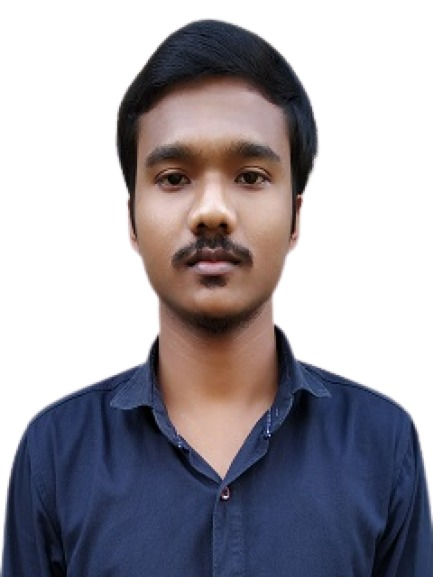
#> input picture PrewittEdgeDetection/P01.jpg, 433 x 577 px
$ python prewitt.py
#> lines starting #> are read from the running program, lines starting #| are printed output that depends on the picture
# python program for prewitt edge detection using opencv and numpy
import cv2
import numpy as np

# Read the original image
img = cv2.imread('P01.jpg')
#> img is the input picture: shape (577, 433, 3); mean B, G, R 165, 157.7, 161.1
# Display original image
cv2.imshow('Original', img)
cv2.waitKey(0)

# Convert to graycsale
img_gray = cv2.cvtColor(img, cv2.COLOR_BGR2GRAY)
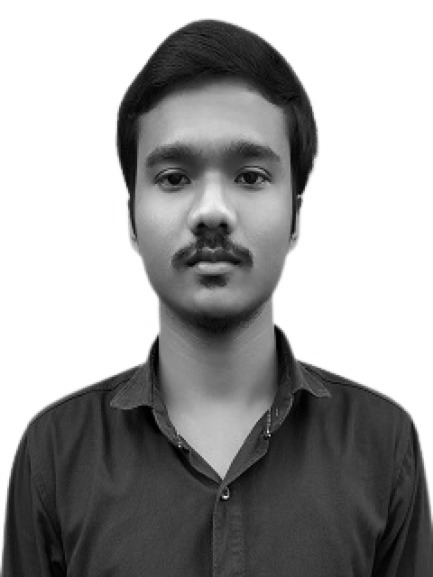
#> img_gray: shape (577, 433); min 0, max 255, mean 159.5
# Blur the image for better edge detection
img_blur = cv2.GaussianBlur(img_gray, (3,3), 0)

# prewitt edge detection
kernelx = np.array([[1,1,1],[0,0,0],[-1,-1,-1]])
kernely = np.array([[-1,0,1],[-1,0,1],[-1,0,1]])
img_prewittx = cv2.filter2D(img_blur, -1, kernelx) # edge detection on x axis
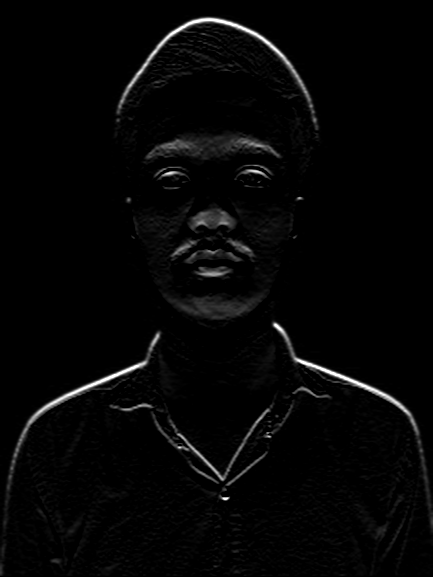
#> img_prewittx: shape (577, 433); min 0, max 255, mean 5.7
img_prewitty = cv2.filter2D(img_blur, -1, kernely) # edge detection on y axis
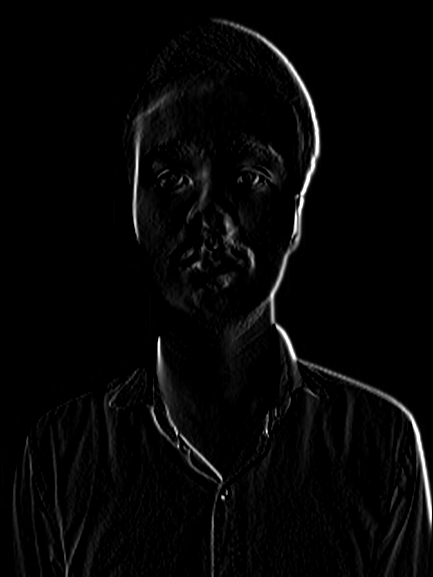
#> img_prewitty: shape (577, 433); min 0, max 255, mean 6
img_prewittxy = img_prewittx + img_prewitty #e dge detection on both axis
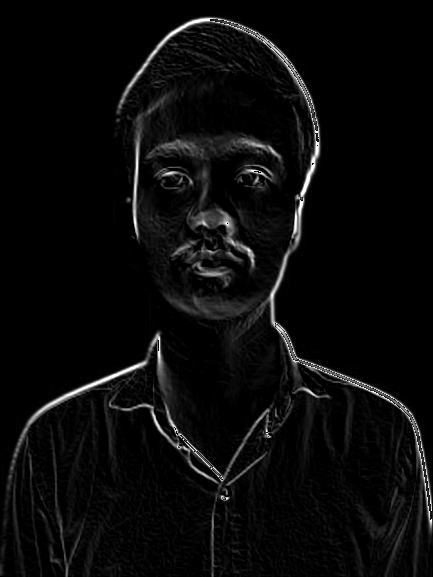
#> img_prewittxy: shape (577, 433); min 0, max 255, mean 10.2

# Display prewitt edge detection images
cv2.imshow("Prewitt X", img_prewittx)
cv2.imshow("Prewitt Y", img_prewitty)
cv2.imshow("Prewitt XY", img_prewittxy)

cv2.waitKey(0)
cv2.destroyAllWindows()
